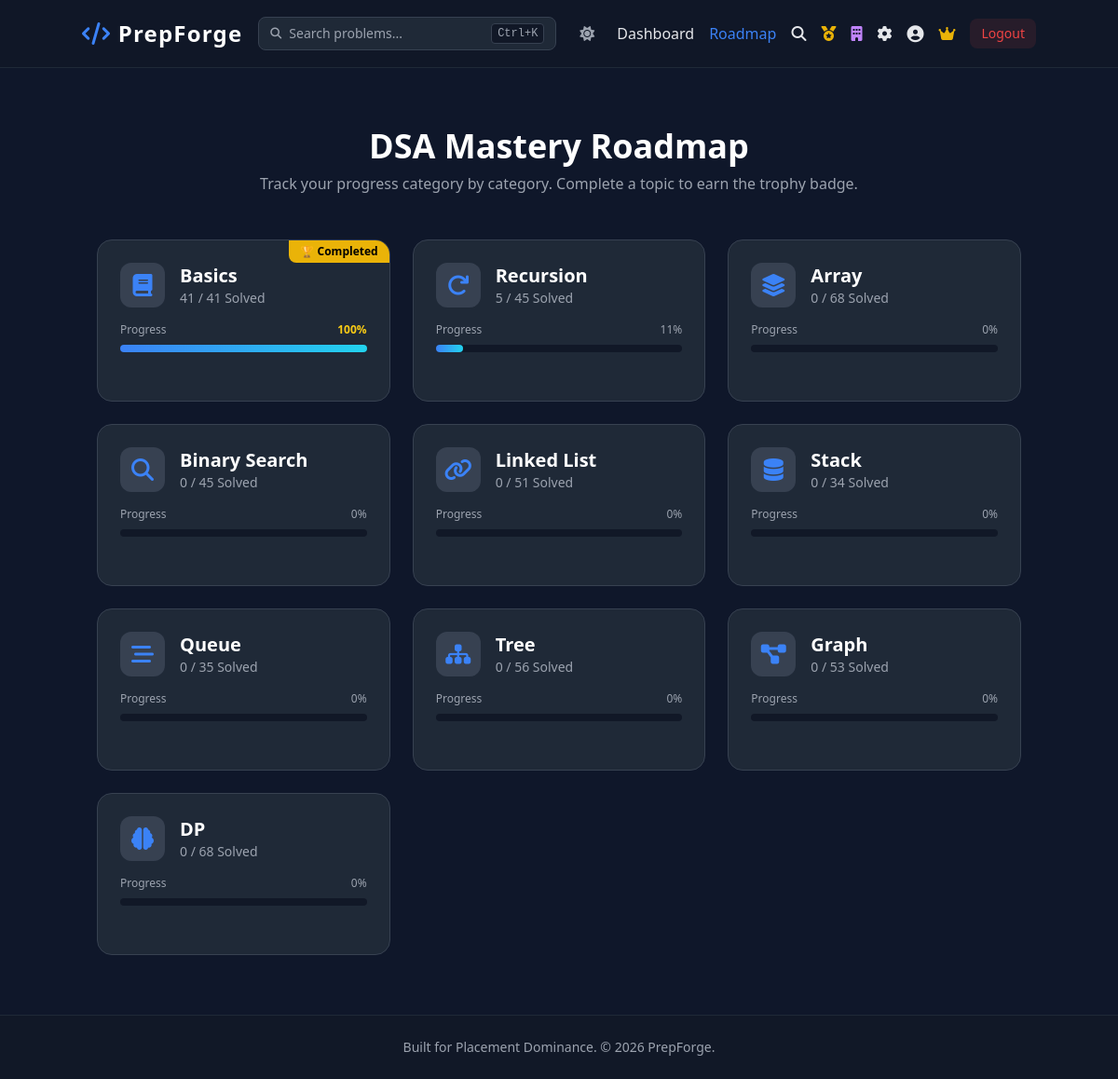
/DSA_Roadmap (signed in), run on the app's committed database.
### tables this page shows
CREATE TABLE topics (
                    id INTEGER PRIMARY KEY AUTOINCREMENT,
                    name TEXT UNIQUE NOT NULL,
                    icon TEXT NOT NULL
                 );

### app.py (the view)
@app.route('/DSA_Roadmap')
@login_required
def roadmap():
    conn = get_db()
    user_id = session['user_id']
    topics_data = conn.execute('''
        SELECT t.id, t.name, t.icon,
               COUNT(p.id) as total_problems,
               COUNT(up.problem_id) as solved_problems
        FROM topics t
        LEFT JOIN problems p ON t.id = p.topic_id
        LEFT JOIN user_progress up ON p.id = up.problem_id AND up.user_id = ?
        GROUP BY t.id
        ORDER BY t.id
    ''', (user_id,)).fetchall()
    conn.close()
    return render_template('roadmap.html', topics=topics_data)

### app.py (called while the page is built)
def get_db():
    conn = sqlite3.connect(DATABASE, timeout=15)
    conn.row_factory = sqlite3.Row
    return conn

@app.context_processor
def inject_globals():
    return {'current_year': datetime.now().year}

def login_required(f):
    @wraps(f)
    def decorated_function(*args, **kwargs):
        if 'user_id' not in session:
            flash('Please log in to access this page.', 'warning')
            return redirect(url_for('login'))
        return f(*args, **kwargs)
    return decorated_function

### templates/roadmap.html (shortened to what this page needs)
{% extends 'base.html' %}
{% block content %}
<h1 class="text-4xl font-bold text-center text-white mb-2 mt-8">DSA Mastery Roadmap</h1>
<p class="text-center text-gray-400 mb-12">Track your progress category by category. Complete a topic to earn the trophy badge.</p>
<div class="grid grid-cols-1 md:grid-cols-2 lg:grid-cols-3 gap-6 max-w-7xl mx-auto">
    {% for topic in topics %}
        {% set pct = (topic.solved_problems / topic.total_problems * 100)|int if topic.total_problems > 0 else 0 %}
        <a href="{{ url_for('topic', topic_id=topic.id) }}" class="group block bg-gray-800 border border-gray-700 rounded-2xl p-6 hover:-translate-y-1 hover:border-brand transition duration-300 relative overflow-hidden">
            {% if pct == 100 and topic.total_problems > 0 %}
                <div class="absolute top-0 right-0 bg-yellow-500 text-black text-xs font-bold px-3 py-1 rounded-bl-lg">
                    🏆 Completed
                </div>
            {% endif %}
            <div class="flex items-center gap-4 mb-4">
                <div class="w-12 h-12 rounded-xl bg-gray-700 group-hover:bg-brand/20 flex items-center justify-center text-2xl text-brand transition">
                    <i class="{{ topic.icon }}"></i>
                </div>
                <div class="min-w-0">
                    <h2 class="text-xl font-bold text-white truncate">{{ topic.name }}</h2>
                    <p class="text-sm text-gray-400">{{ topic.solved_problems }} / {{ topic.total_problems }} Solved</p>
                </div>
            </div>
            <div class="flex justify-between text-xs text-gray-400 mb-2">
                <span>Progress</span>
                <span class="{% if pct == 100 %}text-yellow-400 font-semibold{% endif %}">{{ pct }}%</span>
            </div>
            <div class="w-full bg-gray-900 rounded-full h-2">
                <div class="bg-gradient-to-r from-blue-500 to-cyan-400 h-2 rounded-full transition-all duration-500" style="width: {{ pct }}%;"></div>
            </div>
        </a>
    {% endfor %}
</div>
{% endblock %}

### static/css/custom.css (style rules this page uses)
:root { --square-size: 12px; --square-gap: 4px; --level-0: #374151; --level-1: #0e4429; --level-2: #006d32; --level-3: #26a641; --level-4: #39d353; }
body { font-family: 'Inter', system-ui, -apple-system, sans-serif; }

### data on the page
topics: shows "🏆 Completed", name "Basics", solved_problems "41", total_problems "41", pct "100"
topics: name "Recursion", solved_problems "5", total_problems "45", pct "11"
topics: name "Array", solved_problems "0", total_problems "68", pct "0"
topics: name "Binary Search", solved_problems "0", total_problems "45", pct "0"
topics: name "Linked List", solved_problems "0", total_problems "51", pct "0"
topics: name "Stack", solved_problems "0", total_problems "34", pct "0"
topics: name "Queue", solved_problems "0", total_problems "35", pct "0"
topics: name "Tree", solved_problems "0", total_problems "56", pct "0"
topics: name "Graph", solved_problems "0", total_problems "53", pct "0"
topics: name "DP", solved_problems "0", total_problems "68", pct "0"
